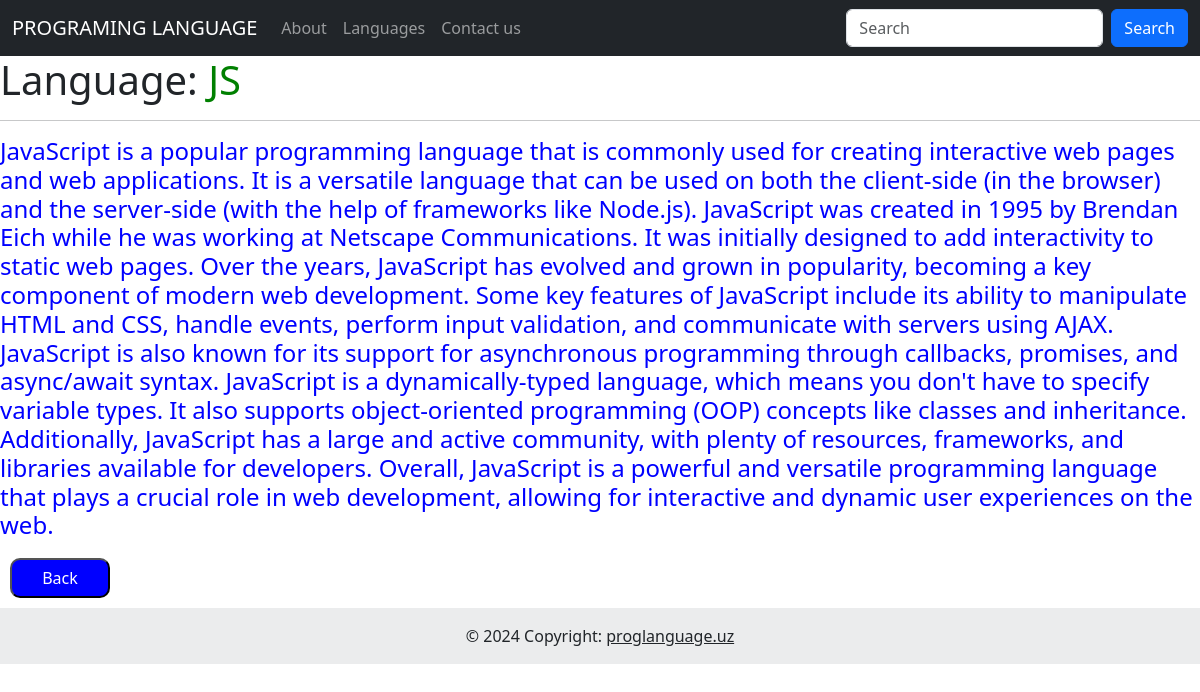
The page /languages/3 on the database its author committed.
### app_languages/models.py (models this page shows, shortened)
class Languages(models.Model):
    lan_name = models.CharField(max_length=50, verbose_name="Language name")
    lan_info = models.CharField(max_length=255, verbose_name="Language info")
    class Meta:
        db_table = 'languages'
        verbose_name = 'Language'

### app_languages/views.py (the view)
# urls.py: path('languages/<int:pk>', lan_info, name='lan_url'),
def lan_info(request, pk):
    info = Languages.objects.get(id=pk)
    return render(request, 'lan_info.html', context={'info': info})

### templates/lan_info.html
{% extends 'base.html' %}
{% load static %}
{% block content %}
    <h1>Language: <span style="color: green;">{{ info.lan_name}}</span></h1>
    <hr>
    <h4 style="color: blue;">{{ info.lan_info }}</h4>
    <button style="border-radius:10px; margin: 10px; width: 100px; height: 40px; background-color: blue;"><a style="text-decoration:none; color: white;" href={% url 'languages' %}>Back</a></button>
{% endblock %}

### rows shown on the page
Languages: lan_name "JS", lan_info "JavaScript is a popular programming language that is commonly used for creating interactive web pages and web applications. It is a versatile language that can be used on both the client-side (in the browser) and the server-side (with the help of frameworks like Node.js). JavaScript was created in 1995 by Brendan Eich while he was working at Netscape Communications. It was initially designed to add interactivity to static web pages. Over the years, JavaScript has evolved and grown in popularity, becoming a key component of modern web development. Some key features of JavaScript include its ability to manipulate HTML and CSS, handle events, perform input validation, and communicate with…"
